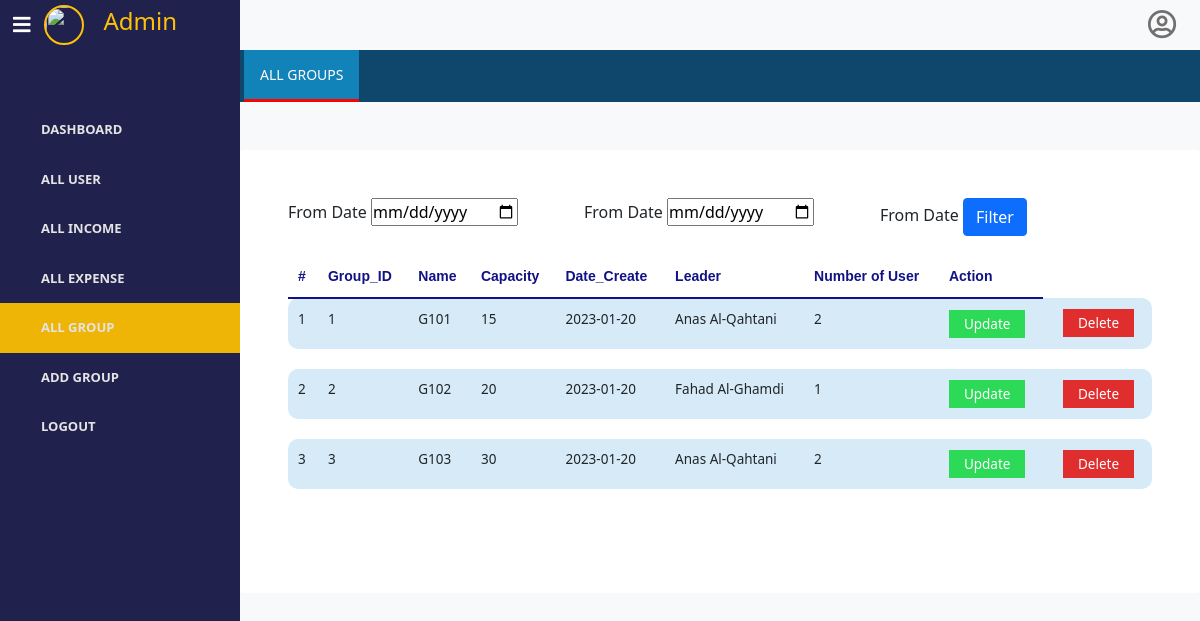
The page /admin/all_group.php on the database its author committed.
### tables this page shows
CREATE TABLE `groups` (
  `id` int(6) NOT NULL,
  `name` varchar(50) NOT NULL,
  `date_create` date NOT NULL DEFAULT current_timestamp(),
  `capacity` int(11) NOT NULL,
  `admin_id` int(6) NOT NULL
);

### admin/all_group.php (the view, shortened to what this page needs)
<!DOCTYPE html>
<html lang="en">
<head>
    <link rel="stylesheet" href="../css/style.css">
   <link rel="stylesheet" href="https://cdn.jsdelivr.net/npm/bootstrap@5.0.1/dist/css/bootstrap.min.css">
    <link rel="stylesheet" href="https://use.fontawesome.com/releases/v5.7.2/css/all.css">
</head>
<body>
    <div class="px-0 bg-light">
        <div class="d-flex">
            <div class="d-flex align-items-center " id="navbar"> <button class="navbar-toggler" type="button" data-bs-toggle="collapse" data-bs-target="#navbar-items" aria-controls="navbarSupportedContent" aria-expanded="true" aria-label="Toggle navigation"> <span class="fas fa-bars"></span> </button> <div class="d-flex topdashboard">
                <img src="../img/user.png" width="40" height="40">
                <h4>Admin</h4>
            </div> </div>
            <div id="navbar2" class="d-flex justify-content-end pe-4"> <span class="far fa-user-circle "></span> </div>
        </div>
        <div class="d-md-flex">
            <ul id="navbar-items" class="p-0">
                <a href="admin_dashboard.php"><li > <span class="ps-3 name ">Dashboard</span> </li></a>
                <a href="all_user.php"> <li  > <span class="ps-3 name">All USER</span> </li></a>
                <a href="all_income.php"><li>  <span class="ps-3 name">ALL INCOME</span> </li></a>
                <a href="all_expense.php"><li>  <span class="ps-3 name">ALL EXPENSE</span> </li></a>
                <a href="all_group.php"><li class="active">  <span class="ps-3 name">ALL GROUP</span> </li></a>
                <a href="add_group.php"><li> <span class="ps-3 name">ADD GROUP</span> </li></a>
                <a href="index.php"><li> <span class="ps-3 name">Logout</span> </li></a>
            </ul>
            <div id="topnavbar">
                <div class="topnav mb-3">
                    <div class="d-flex px-1"> <a href="#home" class="active">All Groups</a>  </div>
                </div>
                <div class="container rounded mt-5 bg-white p-md-5">
                        <div class="form">
                        <div class="row">
                            <div class="col-md-4">
                                <div class="form-group">
                                    <label>From Date</label>
                                    <input type="date"  name="from_date" class="form-controll">
                                </div>
                            </div>
                            <div class="col-md-4">
                                <div class="form-group">
                                    <label>From Date</label>
                                    <input type="date"  name="from_date" class="form-controll">
                                </div>
                            </div>
                            <div class="col-md-4">
                                <div class="form-group">
                                    <label>From Date</label>
                                    <button class="btn btn-primary" type="submit" name="submit">Filter</button>
                                </div>
                            </div>
                        </div>
                    </div>
                    <div class="table-responsive">
                        <table class="table">
                            <thead>
                                <tr>
                                    <th scope="col">#</th>
                                    <th scope="col">Group_ID</th>
                                    <th scope="col">Name</th>
                                    <th scope="col">Capacity</th>
                                    <th scope="col">Date_Create</th>
                                    <th scope="col">Leader</th>
                                    <th scope="col">Number of User</th>
                                    <th scope="col">Action</th>
                                </tr>
                            </thead>
                            <tbody>
                            <tbody>
                                <?php
                                $i=1;
                                include('../database/connect.php');
                                  $query="SELECT groups.id,groups.name,groups.capacity,groups.date_create,users.full_name
                                   FROM groups
                                  inner join user_group on user_group.group_id=groups.id
                                  inner join users on users.id=user_group.user_id
                                  WHERE users.type='leader'
                                  group by user_group.group_id";
                                  if($result=mysqli_query($connect,$query))
                                     {
                                      if(mysqli_num_rows($result)>0)
                                        {
                                         while($row=mysqli_fetch_array($result))
                                                        {
                                                            $groupid=$row['id'];
                                                            $sql="SELECT COUNT(user_id) as count from user_group where group_id=$groupid";
                                                                $res = mysqli_query($connect, $sql);
                                                                $count = mysqli_fetch_assoc($res);
                                                            ?>
                                                            <tr class='bg-blue'>
                                                            <td> <?php echo $i ?> </td>
                                                            <td> <?php echo $row['id']; ?> </td>
                                                            <td> <?php echo $row['name'] ?> </td>
                                                            <td> <?php echo $row['capacity']; ?> </td>
                                                            <td> <?php echo $row['date_create']; ?> </td>
                                                            <td> <?php echo $row['full_name']; ?> </td>
                                                            <td> <?php echo $count['count']; ?> </td>
                                                             <?php
                                                             echo "<td> <a href='../crud/update_inc.php?id=$row[0]' class='update'>Update</a></td>";
                                                             ?>
                                                           <td> <a type="buttan" class='deleteInc_btn delete'>Delete</a></td>
                                                        </tr>
                                                          <?php
                                                        echo "<tr id='spacing-row'>";
                                                        echo "<td></td>";
                                                        echo "</tr>";
                                                        $i++;
                                                        }
                                                    }
                                                    else
                                                    {
                                                    echo "null record";
                                                    }
                                                }
                                                else
                                                {
                                                    echo "thats problem is select $query.".mysqli_error($connect)."<br>";
                                                }
                                                ?>
                            </tbody>
                        </table>
                </div>
                </div>
            </div>
        </div>
    </div>
</body>
</html>

### css/style.css (style rules this page uses)
* { margin: 0; padding: 0; box-sizing: border-box; list-style: none; }
body { background-color: rgba(35,43,85,0.15) !important; }
a { text-decoration: none !important; }
.topdashboard { display: flex; align-items: center; }
.topdashboard img { border: 2px solid #ffc107; border-radius: 50%; }
.topdashboard h4 { margin-left: 20px; color:#ffc107 ; }
.topnav { background-color:rgb(15, 70, 107); overflow: hidden; }
.far.fa-user-circle { font-size: 29px; color: #726f6f; padding-top: 10px; }
.topnav a { float: left; display: block; color: #8d8b8b; font-weight: 800; font-size: 14px; text-transform: uppercase; padding: 14px 16px; text-decoration: none; border-bottom: 3px solid transparent; }
.topnav .active { background-color: #1183b8; color: #fff; font-weight: 500; border-bottom: 3px solid red; }
::placeholder { font-size: 10px; }
.container .table-responsive { margin: 20px auto; overflow-x: auto; }
.table thead tr th { font-size: 11px; color: #868585; padding: 10px 10px; }
.table tbody tr td { font-size: 13.5px; padding: 10px 10px; }
#navbar { width: 20%; background-color: #21214e !important; height: 50px; border: none; }
.fas.fa-bars { color: white; }
#navbar2 { width: 80%; }
#navbar-items { width: 20%; height: 100vh !important; background-color: #21214e; padding-top: 55px !important; }
ul#navbar-items li { color: rgb(228, 228, 228); padding: 15px 25px; font-weight: 600; text-transform: uppercase; font-size: 13px; display: flex; align-items: center; cursor: pointer; }
ul#navbar-items .active { background-color: #eeb406; font-weight: bold !important; }
#topnavbar { width: 80%; height: 90vh; }

### admin/all_group.php (style rules this page uses)
th { font-family: 'Poppins', sans-serif; font-weight: bold; font-size: 14px !important; color: #121286 !important; border-bottom: 2px solid #121286 !important; }
tbody .bg-blue { background-color: #d6ebf7; border-radius: 8px; }
#spacing-row { height: 8px; }
.table thead th,.table td { border: none; }
.table tbody td:first-child { border-bottom-left-radius: 10px; border-top-left-radius: 10px; }
.table tbody td:last-child { border-bottom-right-radius: 10px; border-top-right-radius: 10px; }
.update { background-color: rgb(45, 218, 88); padding: 5px 15px; line-height: 30px; color: #fff; font-weight: 500; }
.delete { background-color: rgb(224, 45, 45); padding: 5px 15px; line-height: 30px; color: #fff; font-weight: 500; margin-left: 10px; }

### rows shown on the page
groups: id "1", name "G101", capacity "15", date_create "2023-01-20", full_name "Anas Al-Qahtani", count "2"
groups: id "2", name "G102", capacity "20", date_create "2023-01-20", full_name "Fahad Al-Ghamdi", count "1"
groups: id "3", name "G103", capacity "30", date_create "2023-01-20", full_name "Anas Al-Qahtani", count "2"
